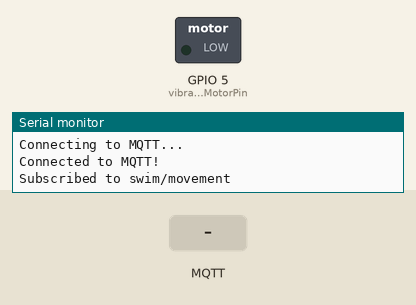
This sketch was run on a simulated ESP32. Shown: switched loads named in the sketch (green lamp = pin HIGH), the last lines printed to the serial monitor. The inputs (shaded band) are chosen by the test bench. WiFi joins after 1.5 s; servers stay silent unless stated; no MQTT or app messages arrive unless stated.

Above: at 3.2 s.
3.3 s: MQTT message "right" arrives on the first subscribed topic
At 3.7 s:
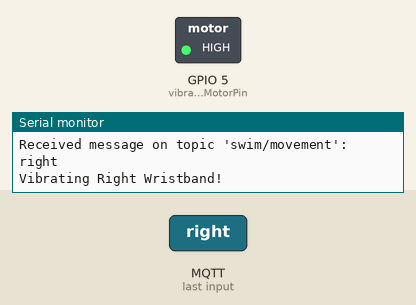
5.3 s: MQTT message "1" arrives on the first subscribed topic
6.8 s: MQTT message "on" arrives on the first subscribed topic
Timing chart, 0 to 9.8 s (numbered marks = the images above; inputs shaded):
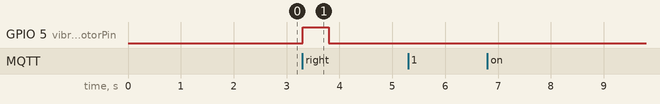

Measured:
- after the input at 3.3 s, GPIO 5 (vibrationMotorPin): LOW → HIGH at once, → LOW 0.50 s later

The sketch:

ESP32_right.ino
```cpp
#include <WiFi.h>
#include <PubSubClient.h>

const char* ssid = "LAPTOP-2FKFHUU1 2914";
const char* password = "09U37x=2";
const char* mqtt_server = "test.mosquitto.org";

const int vibrationMotorPin = 5;  // GPIO pin for the motor

WiFiClient espClient;
PubSubClient client(espClient);

void callback(char* topic, byte* payload, unsigned int length) {
  String message;
  for (int i = 0; i < length; i++) {
    message += (char)payload[i];
  }

  Serial.print("Received message on topic '");
  Serial.print(topic);
  Serial.print("': ");
  Serial.println(message);  // Print received message

  if (message == "right") {
    Serial.println("Vibrating Right Wristband!");  // Print Vibrate action
    digitalWrite(vibrationMotorPin, HIGH);
    delay(500);  // Vibrate for 500ms
    digitalWrite(vibrationMotorPin, LOW);
  }
}

void setup() {
  Serial.begin(115200);  // Initialize Serial Monitor
  pinMode(vibrationMotorPin, OUTPUT);
  digitalWrite(vibrationMotorPin, LOW);

  WiFi.begin(ssid, password);
  while (WiFi.status() != WL_CONNECTED) {
    Serial.println("Connecting to WiFi...");
    delay(1000);
  }
  Serial.println("Connected to WiFi!");

  client.setServer(mqtt_server, 1883);
  client.setCallback(callback);

  while (!client.connected()) {
    Serial.println("Connecting to MQTT...");
    if (client.connect("ESP32_Right")) {
      Serial.println("Connected to MQTT!");
      client.subscribe("swim/movement");  // Subscribe to topic
      Serial.println("Subscribed to swim/movement");
    } else {
      Serial.println("Failed to connect. Retrying...");
      delay(5000);
    }
  }
}

void loop() {
  client.loop();  // Keep checking for messages
}
```
